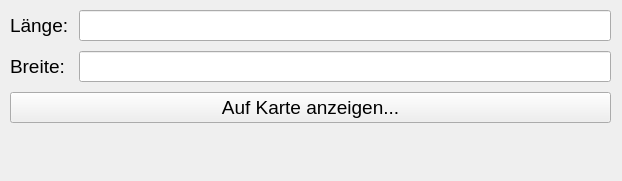
<?xml version="1.0" encoding="UTF-8"?>
<ui version="4.0">
 <author>Daniel Käser</author>
 <class>MainWindow</class>
 <widget class="QMainWindow" name="MainWindow">
  <property name="geometry">
   <rect>
    <x>0</x>
    <y>0</y>
    <width>622</width>
    <height>181</height>
   </rect>
  </property>
  <property name="font">
   <font>
    <pointsize>8</pointsize>
   </font>
  </property>
  <property name="windowTitle">
   <string>Übung 6</string>
  </property>
  <widget class="QWidget" name="centralwidget">
   <widget class="QWidget" name="formLayoutWidget">
    <property name="geometry">
     <rect>
      <x>0</x>
      <y>0</y>
      <width>621</width>
      <height>181</height>
     </rect>
    </property>
    <layout class="QFormLayout" name="formLayout">
     <property name="sizeConstraint">
      <enum>QLayout::SetDefaultConstraint</enum>
     </property>
     <property name="labelAlignment">
      <set>Qt::AlignLeading|Qt::AlignLeft|Qt::AlignVCenter</set>
     </property>
     <property name="horizontalSpacing">
      <number>10</number>
     </property>
     <property name="verticalSpacing">
      <number>10</number>
     </property>
     <property name="leftMargin">
      <number>10</number>
     </property>
     <property name="topMargin">
      <number>10</number>
     </property>
     <property name="rightMargin">
      <number>10</number>
     </property>
     <property name="bottomMargin">
      <number>10</number>
     </property>
     <item row="0" column="0">
      <widget class="QLabel" name="label_laenge">
       <property name="font">
        <font>
         <pointsize>14</pointsize>
        </font>
       </property>
       <property name="text">
        <string>Länge:</string>
       </property>
      </widget>
     </item>
     <item row="0" column="1">
      <widget class="QLineEdit" name="edit_laenge">
       <property name="font">
        <font>
         <pointsize>14</pointsize>
        </font>
       </property>
      </widget>
     </item>
     <item row="1" column="0">
      <widget class="QLabel" name="label_breite">
       <property name="font">
        <font>
         <pointsize>14</pointsize>
        </font>
       </property>
       <property name="text">
        <string>Breite:</string>
       </property>
      </widget>
     </item>
     <item row="1" column="1">
      <widget class="QLineEdit" name="edit_breite">
       <property name="font">
        <font>
         <pointsize>14</pointsize>
        </font>
       </property>
      </widget>
     </item>
     <item row="2" column="0" colspan="2">
      <widget class="QPushButton" name="button">
       <property name="font">
        <font>
         <pointsize>14</pointsize>
        </font>
       </property>
       <property name="text">
        <string>Auf Karte anzeigen...</string>
       </property>
      </widget>
     </item>
    </layout>
   </widget>
  </widget>
 </widget>
 <resources/>
 <connections/>
 <designerdata>
  <property name="gridDeltaX">
   <number>10</number>
  </property>
  <property name="gridDeltaY">
   <number>10</number>
  </property>
  <property name="gridSnapX">
   <bool>true</bool>
  </property>
  <property name="gridSnapY">
   <bool>true</bool>
  </property>
  <property name="gridVisible">
   <bool>true</bool>
  </property>
 </designerdata>
</ui>
